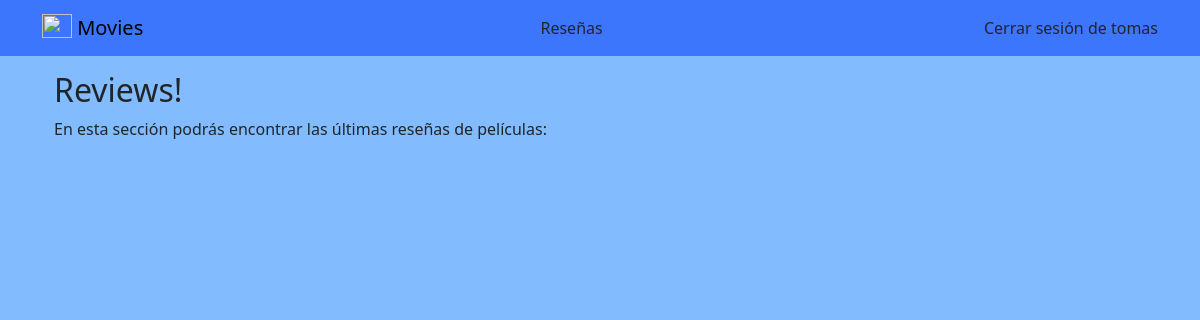
The app's page /reviews/ (signed in), older data.
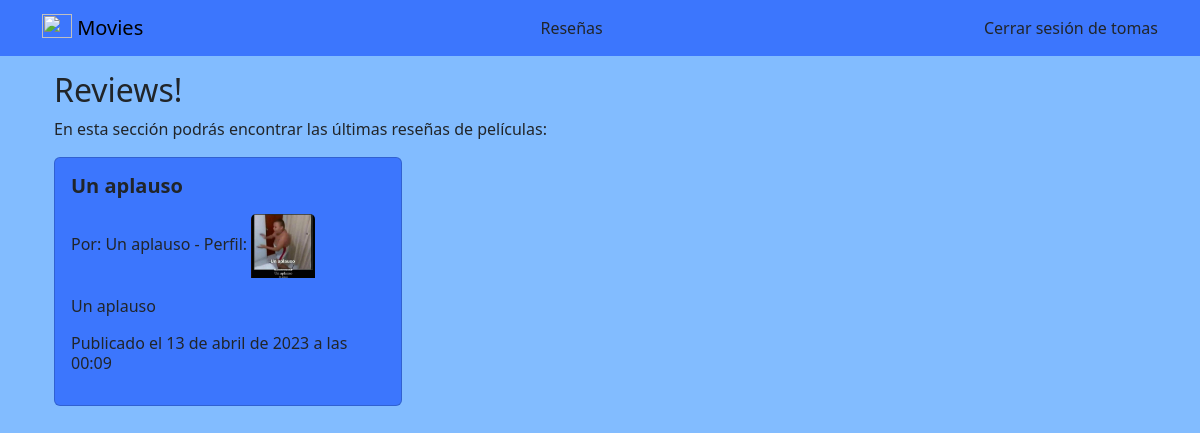
The same page, newer data.
### movie/models.py (models this page shows)
class Review(models.Model):
    title_review = models.CharField(max_length=100)
    author = models.CharField(max_length=50)
    text_review = models.TextField(blank=True)
    creation_date = models.DateTimeField(auto_now_add=True)
    image_review = models.ImageField(upload_to= 'movie/images/')

### movie/views.py (the view)
# urls.py: path('reviews/', movieViews.reviews, name="reviews"),
@login_required
def reviews(request):
    reviews = Review.objects.all()
    return render(request, 'reviews.html', {'reviews':reviews})

### movie/templates/reviews.html (shortened to what this page needs)
<!DOCTYPE html>
<html lang="en">
    <head>
        <link href="https://cdn.jsdelivr.net/npm/bootstrap@5.3.0-alpha2/dist/css/bootstrap.min.css" rel="stylesheet">
    </head>
    <body style="background-color:  rgb(130, 188, 255);">
        {% extends 'base.html' %}
        {% block container %}
        <div class="container">
            <h2>Reviews!</h2>
            <p>En esta sección podrás encontrar las últimas reseñas de películas: </p>
            <div class="row row-cols-1 row-cols-md-3 g-4 g-lg-4">
                {% for review in reviews %}
                <div v-for="review in reviews" class="col">
                    <div class="card flex-row" style="background-color:#3c76fd;">
                        <div class="card-body">
                                <h5 class="card-title fw-bold">{{ review.title_review }}</h5>
                            <p class="card-text"> <h6>Por: {{ review.author }} - Perfil: <img class="card-img-top" src="{{ review.image_review.url }}" style="max-width: 4rem; max-height: 4rem; width: 100%;"/></h6></p>
                            <p class="card-text">{{ review.text_review }}</p>
                            <p class="card-text"><h6>Publicado el {{ review.creation_date }}</h6></p>
                        </div>
                    </div>
                </div>
                {% endfor %}
            </div>
            <br />
            <br />
        </div>
        {% endblock %}

### movie/templates/base.html (shortened to what this page needs)
<!doctype html>
<html lang="en">
    <head>
        <link href="https://cdn.jsdelivr.net/npm/bootstrap@5.3.0-alpha2/dist/css/bootstrap.min.css" rel="stylesheet">
    </head>
    <body style="background-color: rgb(130, 188, 255);">
        <nav class="navbar navbar-light" style="background-color:#3c76fd;">
            <div class="container">
                <a class="navbar-brand" href="{% url 'home' %}">
                    {% load static %}
                    <img src="/media/movie/images/movie.png" alt="" width="30" height="24" class="d-inline-block align-text-top">
                    Movies
                </a>
                <a class="nav-link" href="{% url 'reviews' %}">Reseñas</a>
                {% if user.is_authenticated %}
                    <a class="nav-link" href="{% url 'logout' %}">Cerrar sesión de {{ user.username }}</a>
                {% else %}
                    <a class="nav-link" href="{% url 'login' %}">Login</a>
                    <a class="nav-link" href="{% url 'signup' %}">Signup</a>
                {% endif %}
        </nav>
        <div class="container" style="margin-top: 15px;">
            {% block container %}
            {% endblock %}
        </div>
    </body>
</html>

Row changes from the older to the newer data that the page shows:
added Review: title_review "Un aplauso", author "Un aplauso", image_review (picture), text_review "Un aplauso", creation_date "13 de abril de 2023 a las 00:09"
